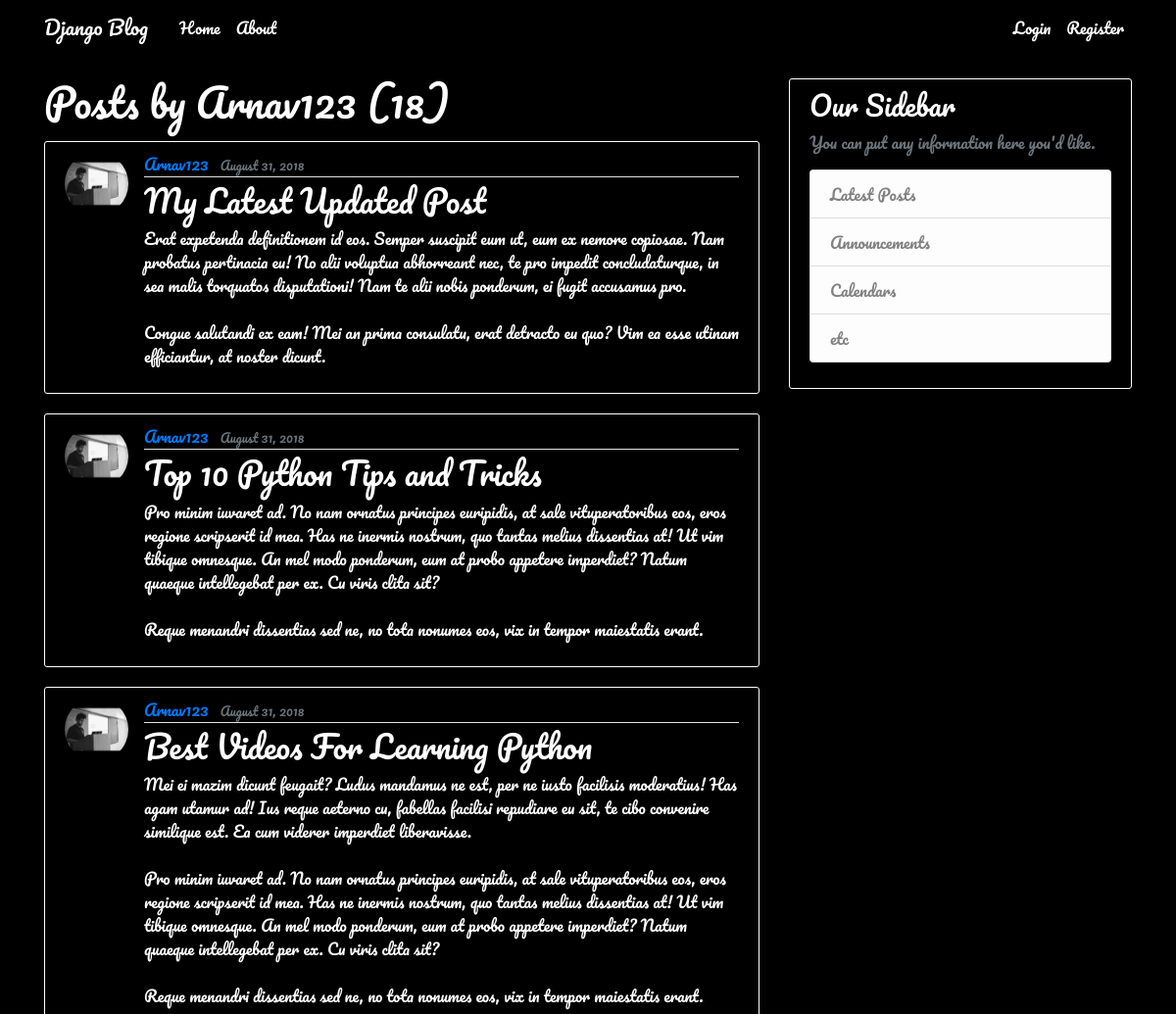
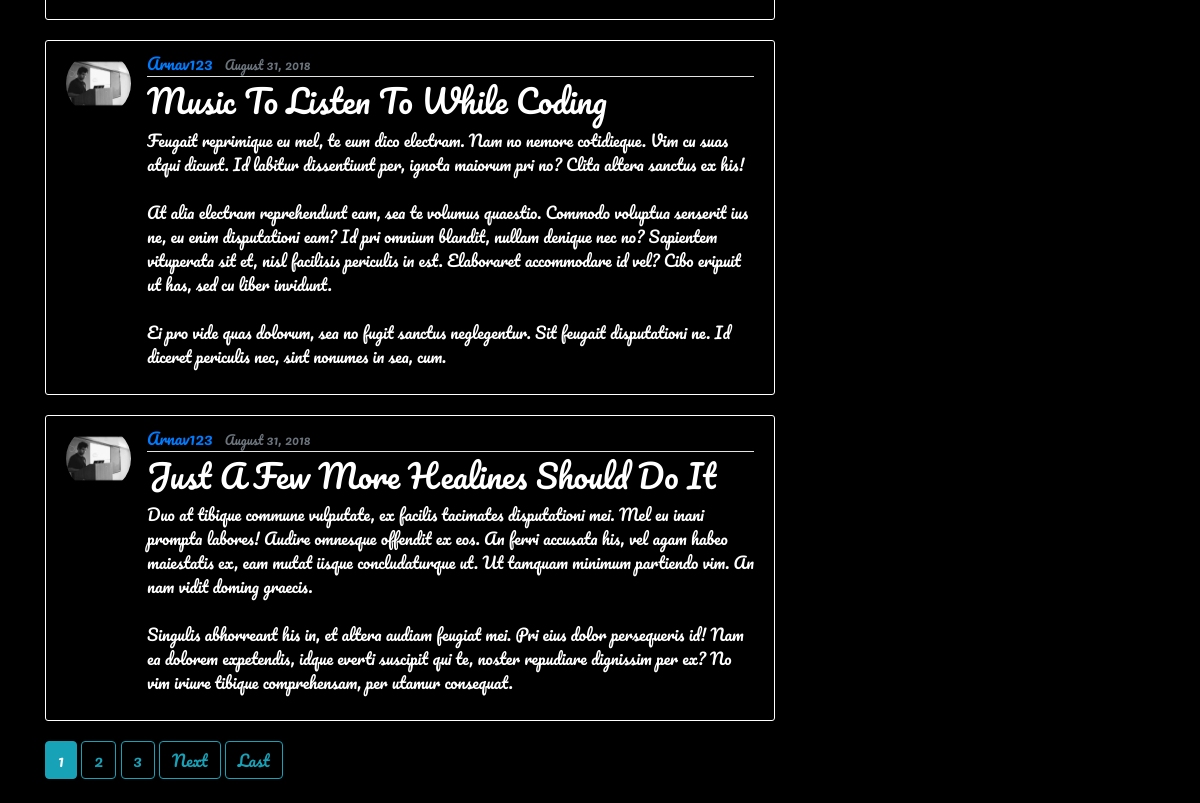
Screenshot of /user/Arnav123 with the database file from the repository (2 pictures, top to bottom).
### blog/models.py (models this page shows, shortened)
class Post(models.Model):
    title = models.CharField(max_length=100)
    content = models.TextField()
    date_posted = models.DateTimeField(default=timezone.now)
    author = models.ForeignKey(User, on_delete=models.CASCADE)

### users/models.py (models this page shows, shortened)
class Profile(models.Model):
    user = models.OneToOneField(User, on_delete=models.CASCADE)
    image = models.ImageField(default='default.jpg', upload_to='profile_pics')

### blog/views.py (the view)
# urls.py: path('user/<str:username>', UserPostListView.as_view(), name='user-posts'),
class UserPostListView(ListView):
    model = Post
    template_name = 'blog/user_posts.html'  # <app>/<model>_<viewtype>.html
    context_object_name = 'posts'
    paginate_by = 5
    def get_queryset(self):
        user = get_object_or_404(User, username=self.kwargs.get('username'))
        return Post.objects.filter(author=user).order_by('-date_posted')

### blog/templates/blog/user_posts.html (shortened to what this page needs)
{% extends "blog/base.html" %}
{% block content %}
    <h1 class="mb-3">Posts by {{ view.kwargs.username }} ({{ page_obj.paginator.count }})</h1>
    {% for post in posts %}
        <article class="media content-section">
          <img class="rounded-circle article-img" src="{{ post.author.profile.image.url }}">
          <div class="media-body">
            <div class="article-metadata">
              <a class="mr-2" href="{% url 'user-posts' post.author.username %}">{{ post.author }}</a>
              <small class="text-muted">{{ post.date_posted|date:"F d, Y" }}</small>
            </div>
            <h2><a class="article-title" href="{% url 'post-detail' post.id %}">{{ post.title }}</a></h2>
            <p class="article-content">{{ post.content }}</p>
          </div>
        </article>
    {% endfor %}
    {% if is_paginated %}
      {% for num in page_obj.paginator.page_range %}
        {% if page_obj.number == num %}
          <a class="btn btn-info mb-4" href="?page={{ num }}">{{ num }}</a>
        {% elif num > page_obj.number|add:'-3' and num < page_obj.number|add:'3' %}
          <a class="btn btn-outline-info mb-4" href="?page={{ num }}">{{ num }}</a>
        {% endif %}
      {% endfor %}
      {% if page_obj.has_next %}
        <a class="btn btn-outline-info mb-4" href="?page={{ page_obj.next_page_number }}">Next</a>
        <a class="btn btn-outline-info mb-4" href="?page={{ page_obj.paginator.num_pages }}">Last</a>
      {% endif %}
    {% endif %}
{% endblock content %}

### blog/static/blog/main.css (style rules this page uses)
body { background: #000000; color: #ffffff; margin-top: 5rem; font-family: 'Pacifico', cursive; }
h1, h2, h3, h4, h5, h6 { color: #ffffff; font-family: 'Pacifico', cursive; color: #ffffff; }
.content-section { background: #000000; padding: 10px 20px; border: 1px solid #ffffff; border-radius: 3px; margin-bottom: 20px; font-family: 'Pacifico', cursive; }
.article-title { color: #ffffff; font-family: 'Pacifico', cursive; }
.article-content { white-space: pre-line; font-family: 'Pacifico', cursive; }
.article-img { height: 65px; width: 65px; margin-right: 16px; font-family: 'Pacifico', cursive; }
.article-metadata { padding-bottom: 1px; margin-bottom: 4px; border-bottom: 1px solid #e3e3e3; font-family: 'Pacifico', cursive; }

### rows the page displays
Post: author.profile.image (picture), author "Arnav123", date_posted "August 31, 2018", title "My Latest Updated Post", content "Erat expetenda definitionem id eos. Semper suscipit eum ut, eum ex nemore copiosae. Nam probatus pertinacia eu! No alii voluptua abhorreant nec, te pro impedit concludaturque, in sea malis torquatos disputationi! Nam te alii nobis ponderum, ei fugit accusamus pro. Congue salutandi ex eam! Mei an prima consulatu, erat detracto eu quo? Vim ea esse utinam efficiantur, at noster dicunt."
Post: author.profile.image (picture), author "Arnav123", date_posted "August 31, 2018", title "Top 10 Python Tips and Tricks", content "Pro minim iuvaret ad. No nam ornatus principes euripidis, at sale vituperatoribus eos, eros regione scripserit id mea. Has ne inermis nostrum, quo tantas melius dissentias at! Ut vim tibique omnesque. An mel modo ponderum, eum at probo appetere imperdiet? Natum quaeque intellegebat per ex. Cu viris clita sit? Reque menandri dissentias sed ne, no tota nonumes eos, vix in tempor maiestatis erant."
Post: author.profile.image (picture), author "Arnav123", date_posted "August 31, 2018", title "Best Videos For Learning Python", content "Mei ei mazim dicunt feugait? Ludus mandamus ne est, per ne iusto facilisis moderatius! Has agam utamur ad! Ius reque aeterno cu, fabellas facilisi repudiare eu sit, te cibo convenire similique est. Ea cum viderer imperdiet liberavisse. Pro minim iuvaret ad. No nam ornatus principes euripidis, at sale vituperatoribus eos, eros regione scripserit id mea. Has ne inermis nostrum, quo tantas melius dissentias at! Ut vim tibique omnesque. An mel modo ponderum, eum at probo appetere imperdiet? Natum quaeque intellegebat per ex. Cu viris clita sit? Reque menandri dissentias sed ne, no tota nonumes eos, vix in tempor maiestatis erant."
Post: author.profile.image (picture), author "Arnav123", date_posted "August 31, 2018", title "Music To Listen To While Coding", content "Feugait reprimique eu mel, te eum dico electram. Nam no nemore cotidieque. Vim cu suas atqui dicunt. Id labitur dissentiunt per, ignota maiorum pri no? Clita altera sanctus ex his! At alia electram reprehendunt eam, sea te volumus quaestio. Commodo voluptua senserit ius ne, eu enim disputationi eam? Id pri omnium blandit, nullam denique nec no? Sapientem vituperata sit et, nisl facilisis periculis in est. Elaboraret accommodare id vel? Cibo eripuit ut has, sed cu liber invidunt. Ei pro vide quas dolorum, sea no fugit sanctus neglegentur. Sit feugait disputationi ne. Id diceret periculis nec, sint nonumes in sea, cum."
Post: author.profile.image (picture), author "Arnav123", date_posted "August 31, 2018", title "Just A Few More Healines Should Do It", content "Duo at tibique commune vulputate, ex facilis tacimates disputationi mei. Mel eu inani prompta labores! Audire omnesque offendit ex eos. An ferri accusata his, vel agam habeo maiestatis ex, eam mutat iisque concludaturque ut. Ut tamquam minimum partiendo vim. An nam vidit doming graecis. Singulis abhorreant his in, et altera audiam feugiat mei. Pri eius dolor persequeris id! Nam ea dolorem expetendis, idque everti suscipit qui te, noster repudiare dignissim per ex? No vim iriure tibique comprehensam, per utamur consequat."

### other values shown
{{ view.kwargs.username }} "Arnav123"
{{ page_obj.paginator.count }} "18"
{{ num }} "1"
{{ num }} "2" "3"
